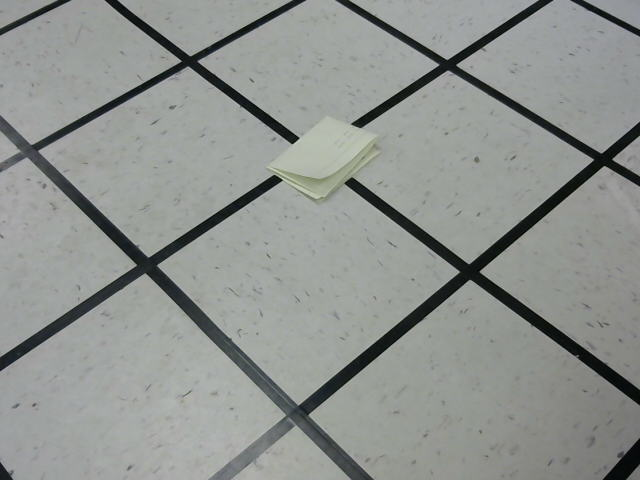
#> input picture Grid Pictures/ActualNoCorner0.png, 640 x 480 px
$ python Teststuff.py 'Grid Pictures/ActualNoCorner0.png'   (older library calls are emulated)
#> lines starting #> are read from the running program, lines starting #| are printed output that depends on the picture; after the words box and inside, x2 and y2 are one past the last pixel; in counts of white or black regions, pixels touching at a corner belong together
import numpy as np
import cv2
import sys
import glob
import math
import bisect
import operator

#Basic distance function, but returns distance squared because I'm not using a vector class, and sqrt is often not needed.
def distance(a,b):
	return (a[0]-b[0])*(a[0]-b[0])+(a[1]-b[1])*(a[1]-b[1])

#Taxicab distance function, because it is technically faster. Not used currently, but a possibility if needed.
def taxidistance(a,b):
	return abs(a[0]-b[0])+abs(a[1]-b[1])

#Unused. Because itemgetter.
def sortfunc(a):
	return a[0]

print(glob.glob(sys.argv[1])) #print the list of files to run on.

#UNUSED FUNCTION, created in an early attempt to find the grid. It should remove lines that do not share points with other lines. Might have broken since then.
# [120 lines left out: functions filterLinesToNowhere, compareLinesToOverall, combineSimilarPoints, findExtendedLines, not called in this run]


#Main loop. Loops through filenames given.
for filename in glob.glob(sys.argv[1]):
	print(filename)

	try: #Hey, at least there is some error handling.
		img=cv2.imread(filename) #Read the image
#> img is the input picture: shape (480, 640, 3); mean B, G, R 143.3, 146.8, 142.9
	except:
		continue #Unless you can't. Then skip it.
	#cv2.imshow('Start Image',img)
	outimg=np.copy(img)
	outimg2=np.copy(img)
	#Here begins the OpenCV transforms. I'm leaving in commented transforms, to help show some of the things I tried, and example syntax. Because this is called Teststuff.py, not Final.py

	#gray=cv2.cvtColor(img,cv2.COLOR_BGR2GRAY) #Make the image grayscale using default OpenCV conversion
	red,green,blue=cv2.split(img) #split the image into components.
	testgray=np.minimum(blue,red) #Create a new image with the minimum of b and r channels
	testgray=np.minimum(testgray,green) #Create a new image with minimum of all three channels

	#adaptivethresh=cv2.adaptiveThreshold(testgray,255,cv2.ADAPTIVE_THRESH_MEAN_C,cv2.THRESH_BINARY,13,-7) #Adaptive threshold. Unused.
	out,ret=cv2.threshold(testgray,120,255,cv2.THRESH_BINARY) #Run a threshold to find only white lines. Interestingly, ret is the image here.
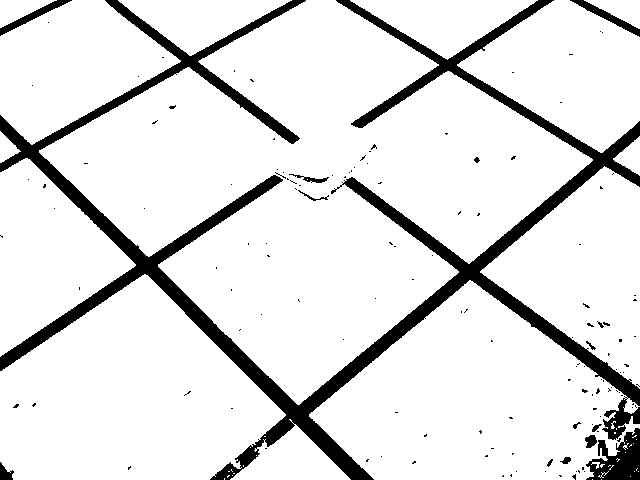
#> ret: shape (480, 640); 88.4% white; 140 black regions (126 under 20 px), largest, box (x1, y1, x2, y2) and area: (0, 0, 640, 480) 31732, (586, 428, 640, 480) 1633, (570, 0, 640, 37) 498
	#cv2.imshow('ThresholdNoErode',ret) #draw the threshold before eroding
	#canny=cv2.Canny(ret,120,255,apertureSize=3)
	#cv2.imshow('Canny',canny)
	ret=cv2.morphologyEx(ret,cv2.MORPH_ERODE,cv2.getStructuringElement(cv2.MORPH_ELLIPSE,(7,7))) #Erode the lines found to make them as thin as possible while still detectable. Increase the size to erode more.
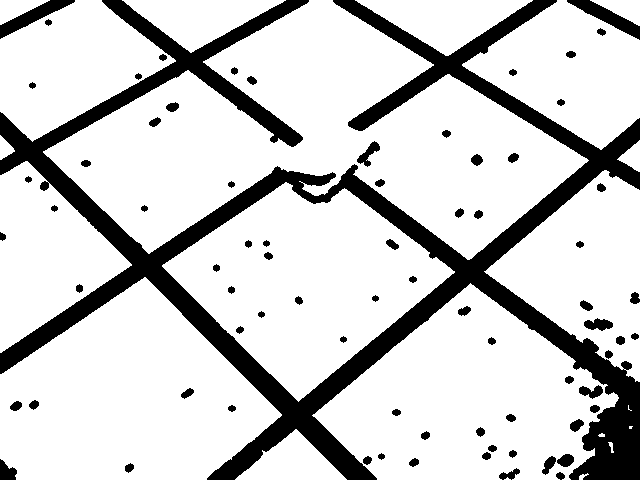
#> ret: shape (480, 640); 80.9% white; 75 black regions, largest, box (x1, y1, x2, y2) and area: (0, 0, 640, 480) 52120, (567, 0, 640, 40) 886, (0, 0, 75, 39) 880

	#Unused possible method for edge finding: Canny + HoughLines. Seemed to break under distortion. Might work with different parameters/After distortion can be eliminated.
	#houghlines=cv2.HoughLinesP(ret,1,np.pi/180,1000,300,100)
	#for x0,y0,x1,y1 in houghlines[0]:
	#	cv2.line(img,(x0,y0),(x1,y1),(255,0,0),2)

	#Where the magic happens. I used harris corner detection because most of the other corner detectors found the _best_ corners (which were on the roombas, not the grid).
	harris=cv2.cornerHarris(np.float32(ret),9,5,0.23)
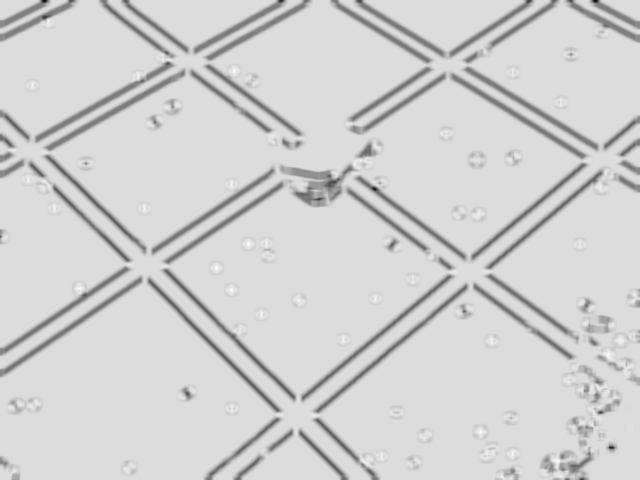
#> harris: shape (480, 640) float32; min -1.26e+10, max 1.98e+09, mean -643766656; drawn with min black and max white
	harris=cv2.morphologyEx(harris,cv2.MORPH_OPEN,cv2.getStructuringElement(cv2.MORPH_ELLIPSE,(3,3))) #Filter out tiny corners.
#   harris=cv2.morphologyEx(harris,cv2.MORPH_DILATE,cv2.getStructuringElement(cv2.MORPH_ELLIPSE,(7,7))) #Alternate way to increase size of found corners. Not needed.
#   harris=cv2.dilate(harris,None)

	#Only problem with harris: It returns an image, not coordinates. I basically make it return onto a black and white image, binary.
	binary=np.zeros((1080,1920),'uint8')
#> (the run stopped early here; a loop or call above may not have finished)

$ run again, on Grid Pictures/ActualNoCorner2.png
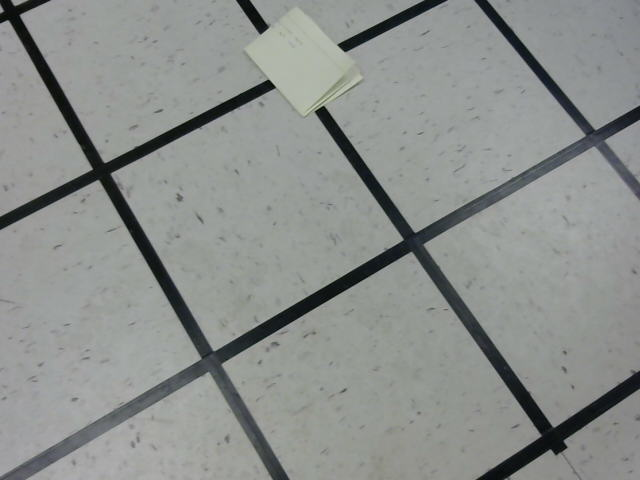
#> input picture Grid Pictures/ActualNoCorner2.png, 640 x 480 px
#> img is the input picture: shape (480, 640, 3); mean B, G, R 140.6, 143.3, 139.7
#> `out,ret=cv2.threshold(testgray,120,255,cv2.THRESH_BINARY)`:
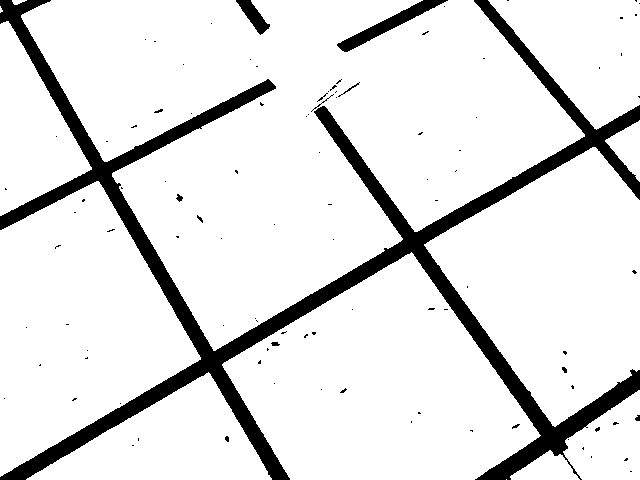
#> ret: shape (480, 640); 88.5% white; 101 black regions (90 under 20 px), largest, box (x1, y1, x2, y2) and area: (0, 0, 640, 480) 32906, (337, 0, 448, 52) 1221, (236, 0, 270, 35) 477
#> `harris=cv2.cornerHarris(np.float32(ret),9,5,0.23)`:
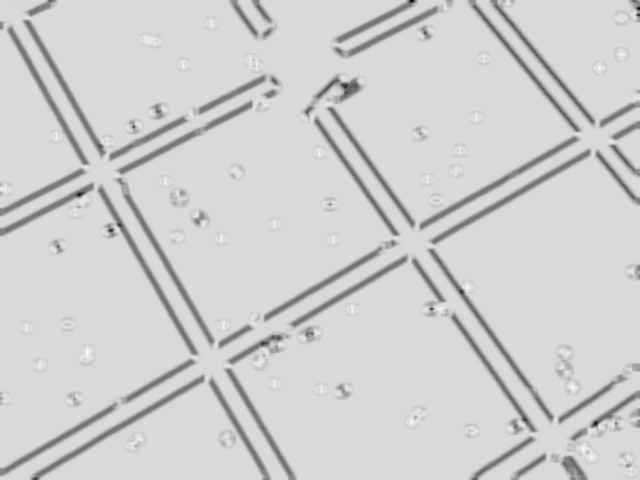
#> harris: shape (480, 640) float32; min -1.2e+10, max 2.08e+09, mean -543887680; drawn with min black and max white

$ run again, on Grid Pictures/ActualNoCorner3.png
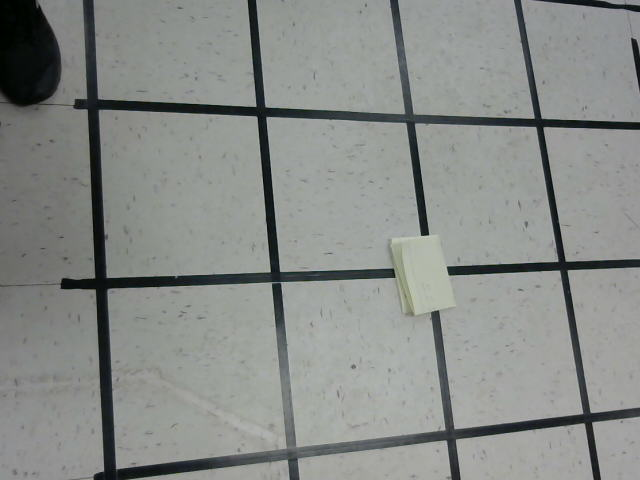
#> input picture Grid Pictures/ActualNoCorner3.png, 640 x 480 px
#> img is the input picture: shape (480, 640, 3); mean B, G, R 136.3, 139.4, 136
#> `out,ret=cv2.threshold(testgray,120,255,cv2.THRESH_BINARY)`:
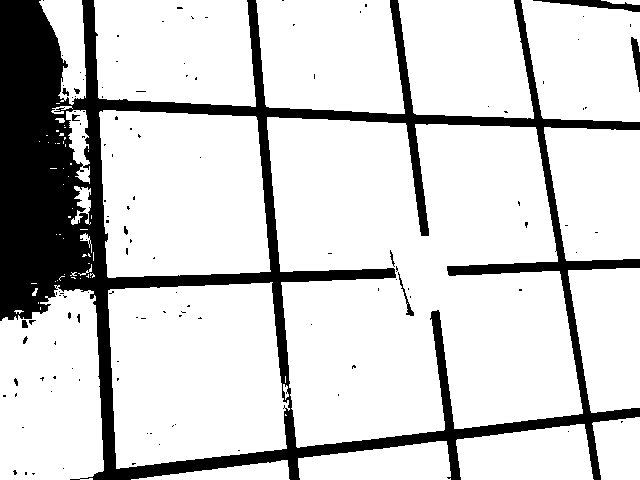
#> ret: shape (480, 640); 81.7% white; 120 black regions (108 under 20 px), largest, box (x1, y1, x2, y2) and area: (0, 0, 640, 480) 54570, (533, 0, 640, 12) 533, (631, 37, 640, 92) 252
#> `harris=cv2.cornerHarris(np.float32(ret),9,5,0.23)`:
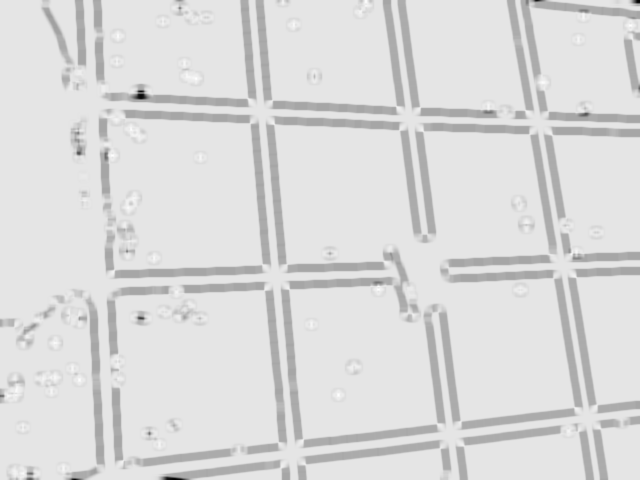
#> harris: shape (480, 640) float32; min -1.75e+10, max 1.98e+09, mean -736819584; drawn with min black and max white
